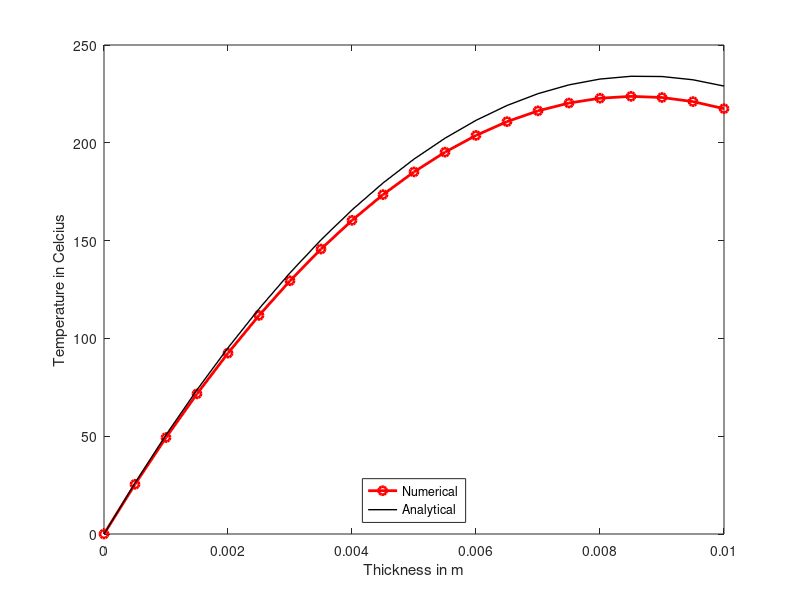

Recreate this plot in MATLAB.
clear;
clc;
L =0.01;
K= 16.2;
Q =100e6;
%Q=0;
cp=500;
p=7750;
imax = 21;
Twb =0;
a = K/(cp*p);
b = Q/(cp*p);
dx = L/(imax-1);
Xs=dx*(0:imax-1); 
dt = 0.1*(0.5*dx*dx/a);
h = 1000;
T0 = 100;
%Initial condition_____________________________
Ti = 30;
Ts = zeros(1,imax)+ Ti;
Ts(1) = Twb;
Told =Ts;
Tnew =Ts;
T_t = Ts;
Told(imax) = (h*T0 + K*Told(imax-1)/dx)/(h + K/dx);
e=1000;
while e>1e-3
    Tnew(1)=Twb;
    for i = 2:imax-1
        Tnew(i)=Told(i) + dt*(a*(Told(i+1)+Told(i-1)-2*Told(i))/(dx*dx) + b);
    end
    Tnew(imax) = (h*T0 + K*Tnew(imax-1)/dx)/(h + K/dx);
    e = max(abs(Tnew -Told));
    %Td = Told;
    Told = Tnew;
end
T_ref = -0.5*b*(Xs.^2)/a + Xs*((K*b*L/a) + 0.5*b*L*L*h/a + h*T0+h*Twb)/(K+h*L) +Twb;
%plotting code
plot(Xs,Tnew,"ro-",'Linewidth',2)
hold on
plot(Xs,T_ref,"k-",'Linewidth',1)
%title("Temperature distribution without heat generation")
xlabel("Thickness in m")
ylabel("Temperature in Celcius");
legend("Numerical","Analytical",'Location','south');